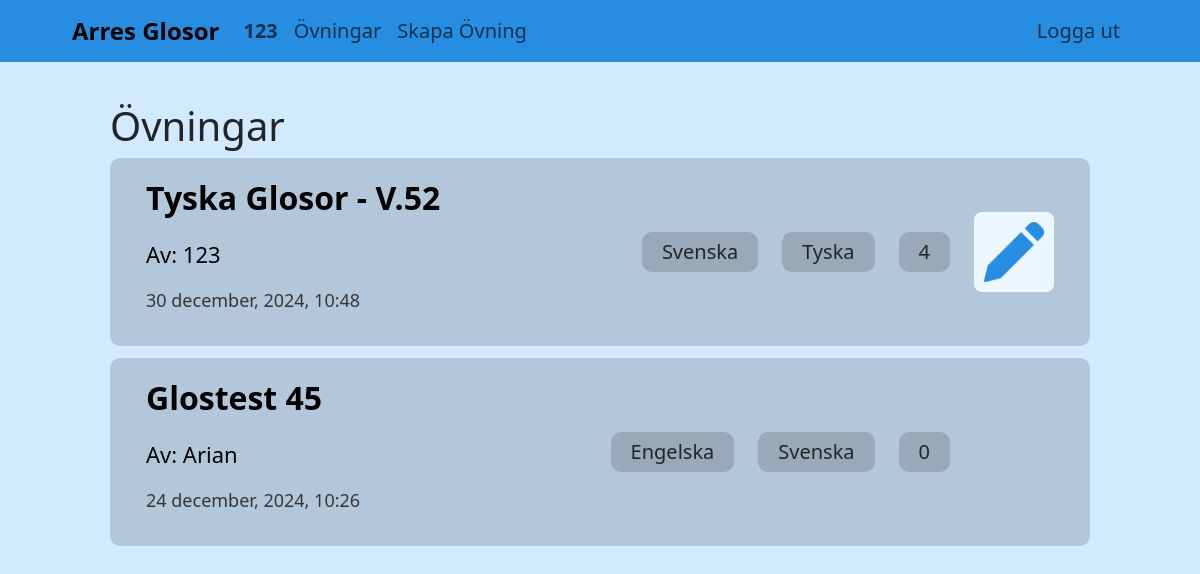
The app's page / (signed in) with its own data.
### arres_glosor/models.py (models this page shows)
class User(AbstractUser):
    pass

class Exercise(models.Model):
    creator = models.ForeignKey(User, on_delete=models.CASCADE)
    exercise_name = models.CharField(max_length=32)
    language1 = models.CharField(max_length=32)
    language2 = models.CharField(max_length=32)
    time_last_edited = models.DateTimeField(auto_now=True)
    formatted_time_last_edited = models.CharField(max_length=32)
    translations = models.JSONField(blank=True, null=True)

### arres_glosor/views.py (the view)
# urls.py: path('', views.index, name='index'),
def index(request):
    exercises = Exercise.objects.all().order_by('-time_last_edited')
    return render(request, "arres_glosor/index.html", {
        "exercises": exercises
    })

### arres_glosor/templates/arres_glosor/index.html
{% extends "arres_glosor/layout.html" %}
{% load static %}
{% block body %}
    <h1>Övningar</h1>
    {% for exercise in exercises %}
        <div class="frame2 mb-1-5vh flex-container-opposite" data-url="{% url 'overview' exercise.id %}" onclick="window.location.href=this.getAttribute('data-url');" style="cursor: pointer">
            <div>
                <p class="heading-exercise_name">{{ exercise.exercise_name }}</p>
                <p class="heading-exercise_creator"><span style="font-weight: 420">Av: </span ><span class="underline" data-url="{% url 'display_profile' exercise.creator.username %}" onclick="event.stopPropagation(); window.location.href=this.getAttribute('data-url');" style="cursor: pointer">{{ exercise.creator }}</span></p>
                <p class="heading-exercise_date">{{ exercise.formatted_time_last_edited }}</p>
            </div>
            <div class="display-flex-vertical-center">
                <div class="frame3 disappear-sm">{{ exercise.language1 }}</div>
                <div class="frame3 disappear-sm">{{ exercise.language2 }}</div>
                <div class="frame3">{{ exercise.translations | length }}</div>
                {% if exercise.creator == user %}
                <div class="edit-pencil-img" data-url="{% url 'edit' exercise.id %}" onclick="event.stopPropagation(); window.location.href=this.getAttribute('data-url');" style="cursor: pointer">
                    <img src="static/photos/edit_pencil_blue.png" alt="Edit">
                </div>
                {% else %}
                <div class="edit-pencil-img-size"></div>
                {% endif %}
            </div>
        </div>
    {% endfor %}
{% endblock %}

### arres_glosor/templates/arres_glosor/layout.html (shortened to what this page needs)
{% load static %}
<!DOCTYPE html>
<html lang="en">
    <head>
        <link href="https://cdn.jsdelivr.net/npm/bootstrap@5.3.3/dist/css/bootstrap.min.css" rel="stylesheet">
        <link href="{% static 'arres_glosor/styles.css' %}" rel="stylesheet">
        <link href="{% static 'arres_glosor/1000px_styles.css' %}" rel="stylesheet">
        <link href="{% static 'arres_glosor/767px_styles.css' %}" rel="stylesheet">
    </head>
    <body>
        <nav class="navbar navbar-expand-md">
            <div class="container-fluid">
                <a class="navbar-brand" href="{% url 'index' %}">Arres Glosor</a>
            <div class="collapse navbar-collapse" id="navbarNav">
                <ul class="navbar-nav">
                    {% if user.is_authenticated %}
                    <li class="nav-item">
                        <a class="nav-link" href="{% url 'display_profile' user.username %}"><strong>{{ user.username }}</strong></a>
                    </li>
                    {% endif %}
                    <li class="nav-item">
                        <a class="nav-link" aria-current="page" href="{% url 'index' %}">Övningar</a>
                    </li>
                    {% if user.is_authenticated %}
                    <li class="nav-item">
                        <a class="nav-link" href="{% url 'create_exercise' %}">Skapa Övning</a>
                    </li>
                    {% endif %}
                </ul>
                <ul class="navbar-nav ms-auto">
                    {% if user.is_authenticated %}
                    <li class="nav-item">
                        <a class="nav-link" href="{% url 'logout' %}">Logga ut</a>
                    </li>
                    {% endif %}
                </ul>
            </div>
        </nav>
        <div class="body">
            {% block body %}
            {% endblock %}
        </div>
    </body>
</html>

### arres_glosor/static/arres_glosor/styles.css (style rules this page uses)
body { background-color: #d1eaff; font-size: 20px; }
.body { margin: 40px 110px; }
.navbar { padding: 1vh 5vw; background-color: #268de0 }
.navbar-brand { font-size: 24px; font-weight: 700; }
.frame2 { border-radius: 10px; background-color: rgba(0, 0, 0, 0.15); padding: 2vh 3vw; transition: background-color 0.3s ease; }
.frame3 { border-radius: 10px; background-color: rgba(0, 0, 0, 0.15); padding: 5px 20px; margin-right: 2vw; height: 50%; }
.display-flex-vertical-center { display: flex; align-items: center; }
.flex-container-opposite { display: flex; justify-content: space-between; align-items: center; }
.mb-1-5vh { margin-bottom: 1.5vh; }
.heading-exercise_name { color: black; font-size: clamp(22px, 3.4vw, 32px); font-weight: bold; }
.heading-exercise_creator { color: black; font-size: clamp(18px, 3.4vw, 22px); font-weight: 500; }
.heading-exercise_date { color: #363636; font-size: clamp(14px, 3.4vw, 18px); }
.edit-pencil-img { cursor: pointer; border-radius: 8px; background-color: #edf7ff; padding: 10px; transition: background-color 0.2s ease; }
.edit-pencil-img img { width: 60px; }

### records on screen
User: username "123"
Exercise: exercise_name "Tyska Glosor - V.52", creator "123", formatted_time_last_edited "30 december, 2024, 10:48", language1 "Svenska", language2 "Tyska", translations|length "4"
Exercise: exercise_name "Glostest 45", creator "Arian", formatted_time_last_edited "24 december, 2024, 10:26", language1 "Engelska", language2 "Svenska", translations|length "0"
